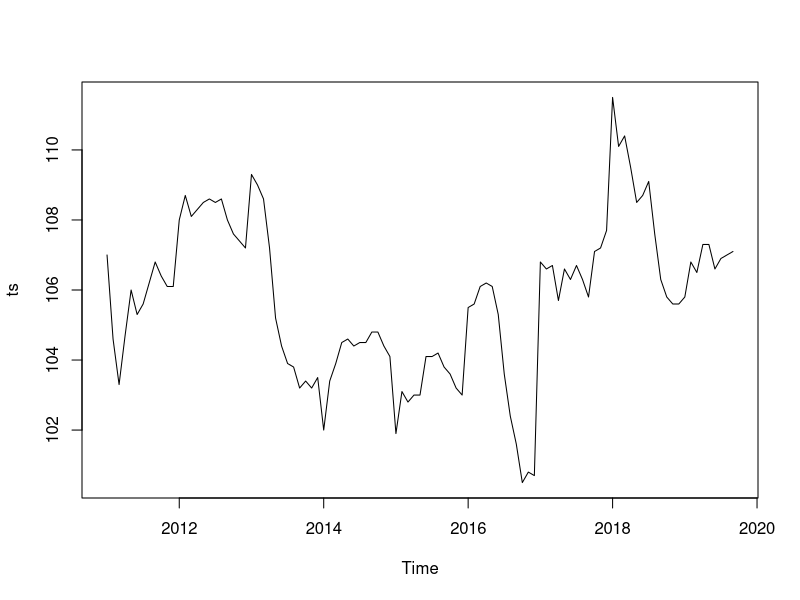
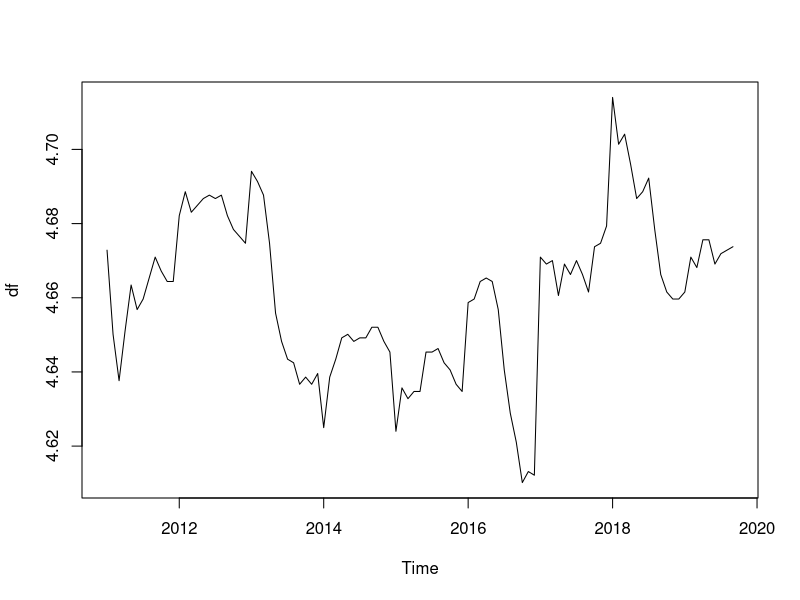
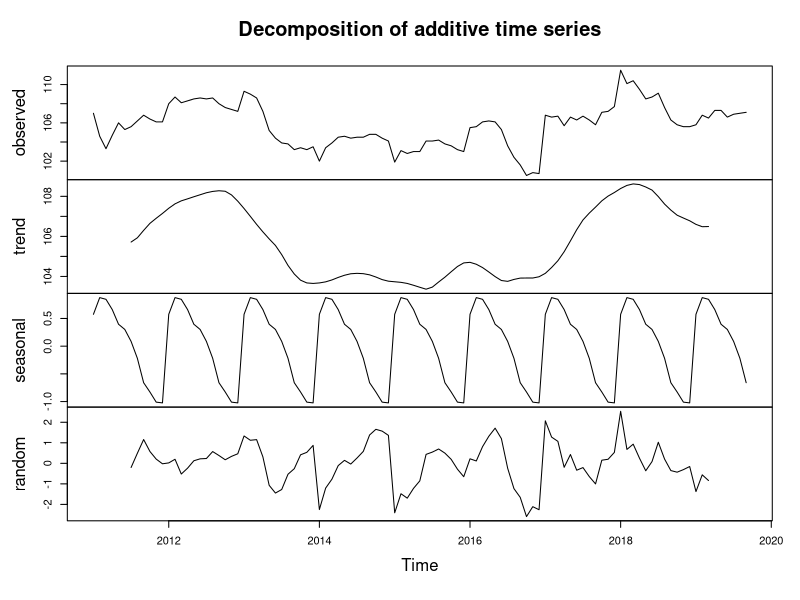
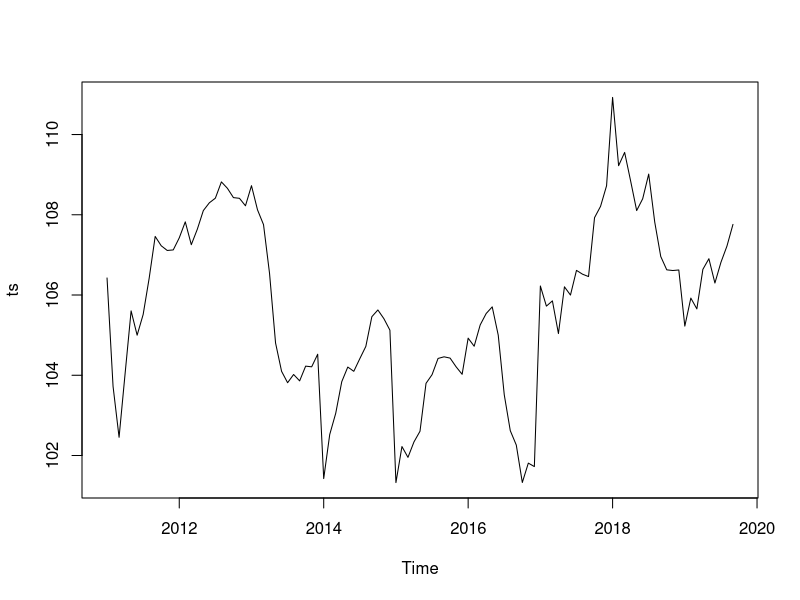
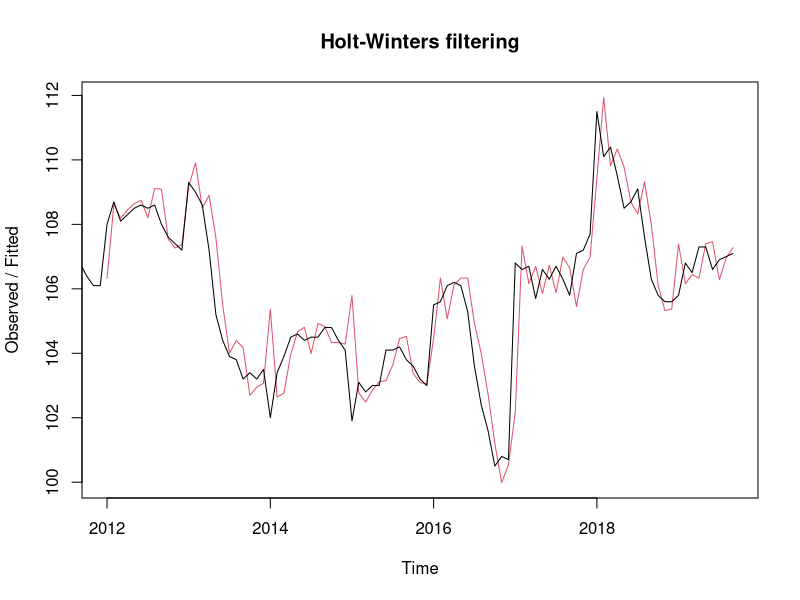
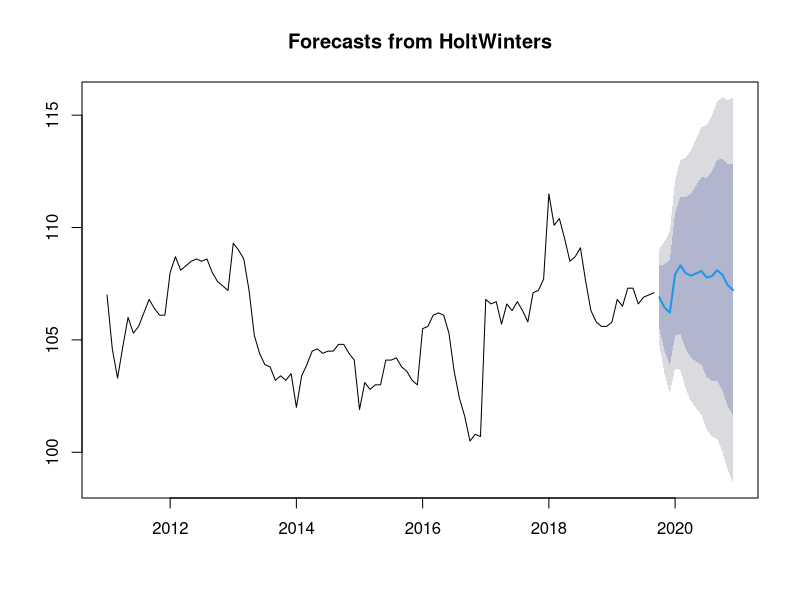
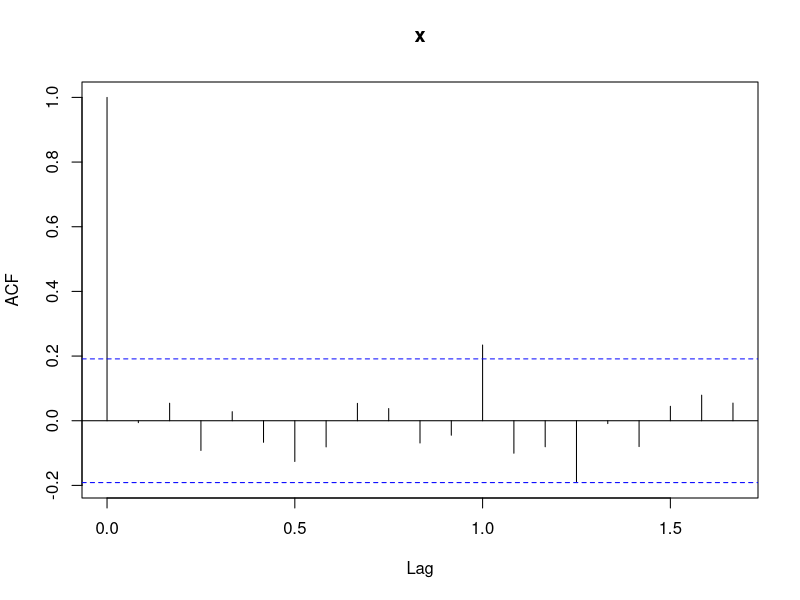
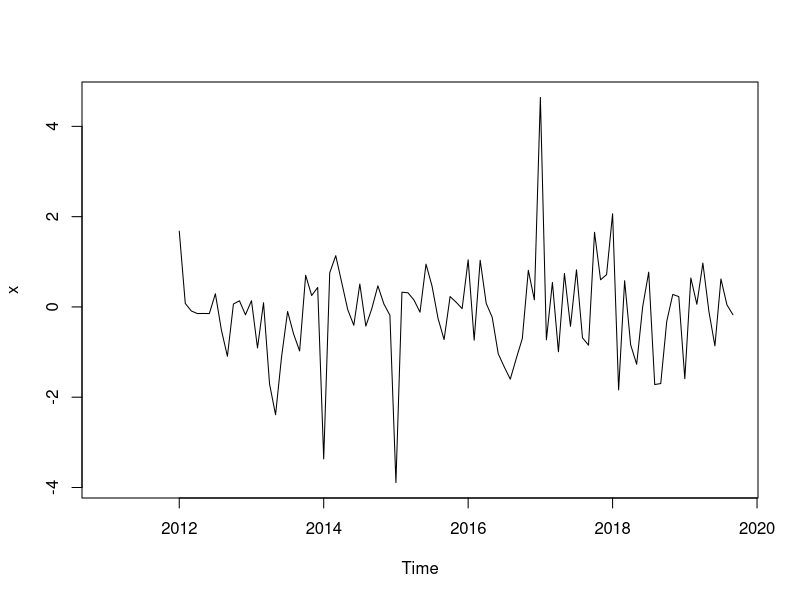

These figures' R source, in order:
## ---- chunk 1
library(readxl)
library(forecast)
## ---- chunk 2

plotForecastErrors <- function(forecasterrors)
{
  # make a histogram of the forecast errors:
  mybinsize <- IQR(forecasterrors,na.rm = T)/4
  mysd   <- sd(forecasterrors, na.rm = T)
  mymin  <- min(forecasterrors,na.rm = T) - mysd*5
  mymax  <- max(forecasterrors, na.rm = T) + mysd*3
  # generate normally distributed data with mean 0 and standard deviation mysd
  mynorm <- rnorm(10000, mean=0, sd=mysd)
  mymin2 <- min(mynorm)
  mymax2 <- max(mynorm)
  if (mymin2 < mymin) { mymin <- mymin2 }
  if (mymax2 > mymax) { mymax <- mymax2 }
  # make a red histogram of the forecast errors, with the normally distributed data overlaid:
  mybins <- seq(mymin, mymax, mybinsize)
  hist(forecasterrors, col="red", freq=FALSE, breaks=mybins)
  # freq=FALSE ensures the area under the histogram = 1
  # generate normally distributed data with mean 0 and standard deviation mysd
  myhist <- hist(mynorm, plot=FALSE)
  # plot the normal curve as a blue line on top of the histogram of forecast errors:
  points(myhist$mids, myhist$density, type="l", col="blue", lwd=2)
}

growth <- function(present, past) {
  (present - past) / past
}

## ---- chunk 3
library(readxl)

df <- read_xlsx("ts-3.xlsx")

ts = ts(df,start=c(2011,1), frequency = c(12))
## ---- chunk 4
ts.plot(ts)

## ---- chunk 5
log_ts <- log(ts)
plot.ts(log_ts)

## ---- chunk 6
ts_components <- decompose(ts)
## ---- chunk 7
ts_components$seasonal
## ---- chunk 8
plot(ts_components)
## ---- chunk 9

ts_seasonall <- ts - ts_components$seasonal

## ---- chunk 10
plot(ts_seasonall)

## ---- chunk 11
ts_forcaste <- HoltWinters(ts)
ts_forcaste
#
## ---- chunk 12
ts_forcaste$SSE

## ---- chunk 13
plot(ts_forcaste)
## ---- chunk 14
ts_forcaste2 = forecast:::forecast.HoltWinters(ts_forcaste, h= 15)
(as.data.frame(ts_forcaste2))[1]
HW_pred = (as.data.frame(ts_forcaste2))[1]
HW_pred=HW_pred[3,]
## ---- chunk 15
forecast:::plot.forecast(ts_forcaste2)
## ---- chunk 16
acf(ts_forcaste2$residuals, lag.max=20, na.action = na.pass)
Box.test(ts_forcaste2$residuals, lag=20, type="Ljung-Box")
## ---- chunk 17
plot.ts(ts_forcaste2$residuals)

## ---- chunk 18
plotForecastErrors(ts_forcaste2$residuals)
## ---- chunk 19
plot.ts(ts)
ts_diff1 <-  diff(ts, differences = 1)

plot.ts(ts_diff1)
## ---- chunk 20

acf(ts_diff1, lag.max=20)             # plot a correlogram
## ---- chunk 21
acf(ts_diff1, lag.max=20, plot=FALSE) # get the autocorrelation values
## ---- chunk 22
pacf(ts_diff1, lag.max=20)             # plot a partial correlogram
pacf(ts_diff1, lag.max=20, plot=FALSE) # get the partial autocorrelation values
## ---- chunk 23
ts_arima = Arima(ts, order=c(0,1,0),seasonal = list(order = c(0,1,0)))
ts_arima
## ---- chunk 24
ts_arima_forecast = forecast(ts_arima,h = 15)
arima_pred = ts_arima_forecast[4]
arima_pred = arima_pred$mean[15]
forecast:::plot.forecast(ts_arima_forecast)
## ---- chunk 25
acf(ts_arima_forecast$residuals, lag.max=20)
Box.test(ts_arima_forecast$residuals, lag=20, type="Ljung-Box")
## ---- chunk 26
plot.ts(ts_arima_forecast$residuals)            # make time plot of forecast errors
plotForecastErrors(ts_arima_forecast$residuals)
## ---- chunk 27

fit3 <- auto.arima(ts, seasonal = T)
fit3

fit_forecast = forecast(fit3,h=15)
plot(fit_forecast)
# str(fit)
auto.arima_pred = (as.data.frame(fit_forecast))[1][c(15),]
## ---- chunk 28
df = rbind(HW_pred, arima_pred, auto.arima_pred)
df = as.data.frame(t(df))
rownames(df) = "nov-19"
writexl::write_xlsx(df,"economy-activity-indicator-20.xlsx")
